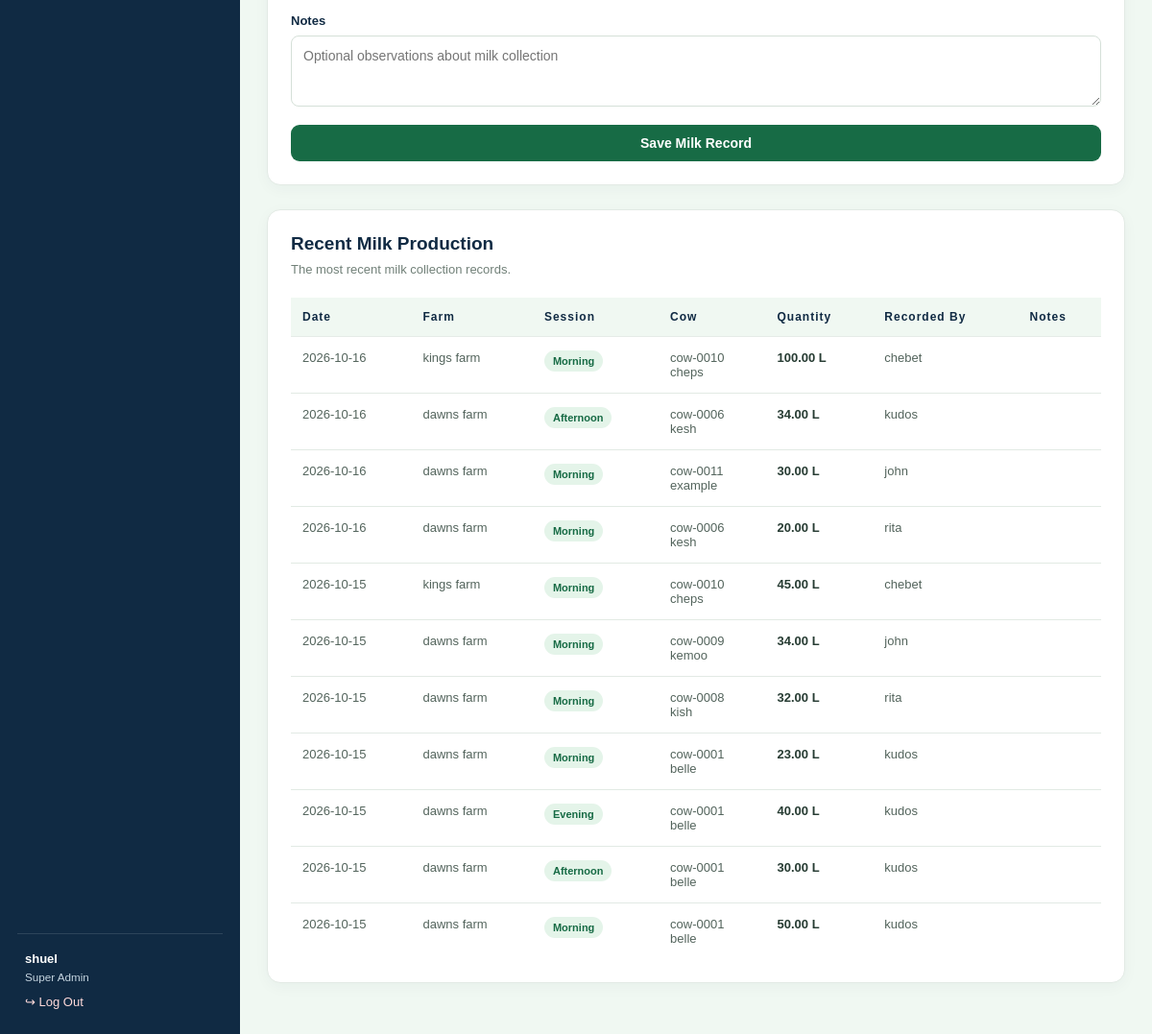
The page /milk.php (signed in, lower part) on the database as committed earlier.
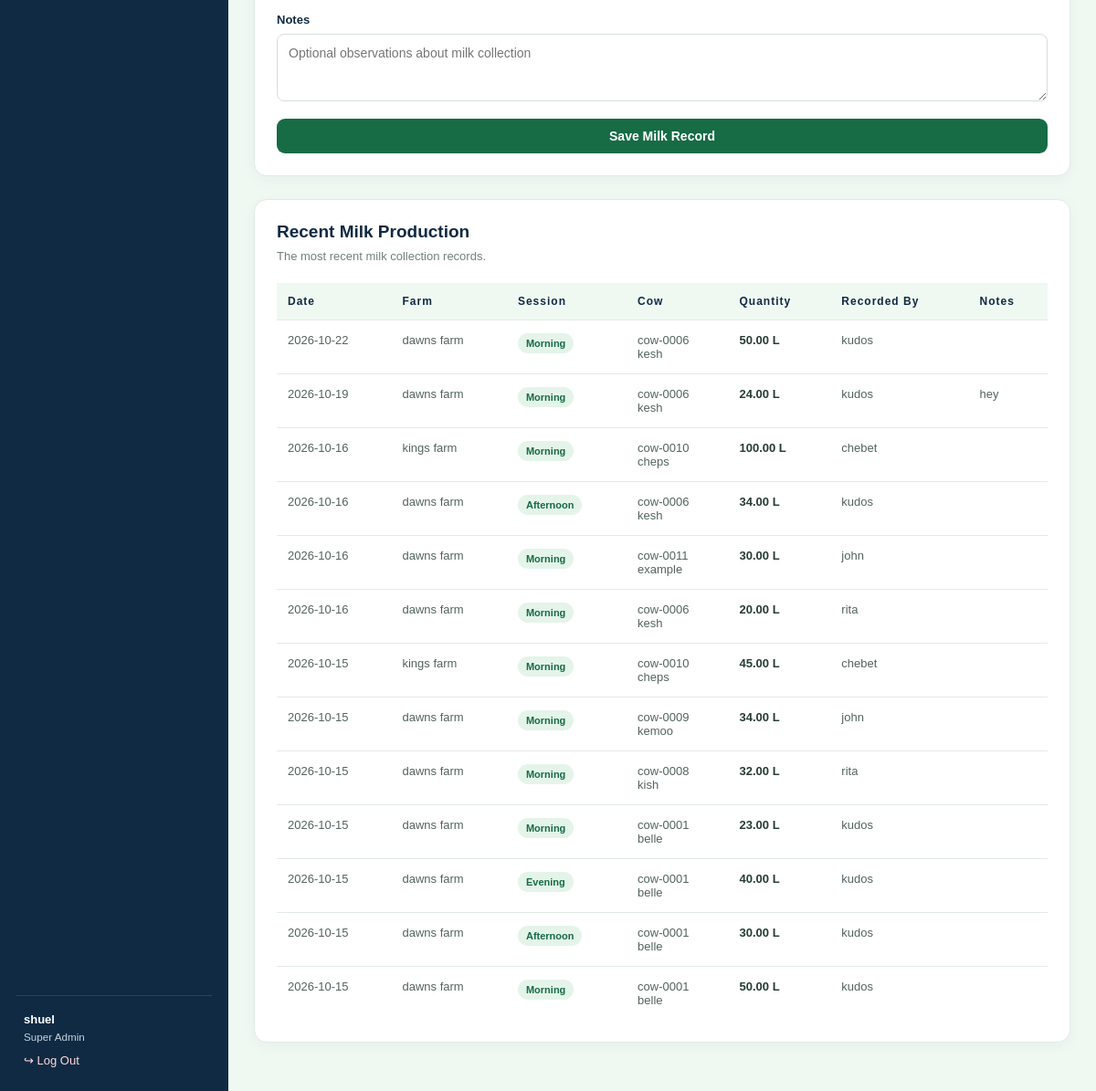
The same page on the database as committed later.
### tables this page shows
CREATE TABLE `milk_production` (
  `production_id` int(11) NOT NULL,
  `farm_id` int(11) NOT NULL,
  `cow_id` int(11) DEFAULT NULL,
  `recorded_by` int(11) DEFAULT NULL,
  `production_date` date NOT NULL,
  `milking_session` enum('morning','afternoon','evening') NOT NULL,
  `quantity_litres` decimal(10,2) NOT NULL,
  `notes` text DEFAULT NULL,
  `created_at` timestamp NOT NULL DEFAULT current_timestamp()
);

CREATE TABLE `farms` (
  `farm_id` int(11) NOT NULL,
  `farm_name` varchar(150) NOT NULL,
  `location` varchar(255) DEFAULT NULL,
  `contact_phone` varchar(30) DEFAULT NULL,
  `created_at` timestamp NOT NULL DEFAULT current_timestamp(),
  `status` enum('active','inactive') DEFAULT 'active'
);

CREATE TABLE `cows` (
  `cow_id` int(11) NOT NULL,
  `farm_id` int(11) NOT NULL,
  `tag_number` varchar(50) NOT NULL,
  `cow_name` varchar(100) DEFAULT NULL,
  `date_of_birth` date NOT NULL,
  `breed` varchar(100) DEFAULT NULL,
  `gender` enum('female','male') NOT NULL,
  `origin` enum('born_on_farm','acquired') NOT NULL DEFAULT 'acquired',
  `mother_id` int(11) DEFAULT NULL,
  `father_id` int(11) DEFAULT NULL,
  `status` enum('active','sick','pregnant','dry','sold','deceased') DEFAULT 'active',
  `notes` text DEFAULT NULL,
  `created_at` timestamp NOT NULL DEFAULT current_timestamp(),
  `manager_id` int(11) DEFAULT NULL
);

CREATE TABLE `users` (
  `user_id` int(11) NOT NULL,
  `role_id` int(11) NOT NULL,
  `farm_id` int(11) DEFAULT NULL,
  `full_name` varchar(150) NOT NULL,
  `email` varchar(150) NOT NULL,
  `password_hash` varchar(255) NOT NULL,
  `phone` varchar(30) DEFAULT NULL,
  `status` enum('active','inactive') DEFAULT 'active',
  `created_at` timestamp NOT NULL DEFAULT current_timestamp()
);

### includes/auth.php (called while the page is built, shortened)
<?php
function e(?string $value): string
{
    return htmlspecialchars($value ?? '', ENT_QUOTES, 'UTF-8');
}

### milk.php (the view, shortened to what the changed rows need)
<?php
require_once __DIR__ . '/includes/auth.php';
$role = $_SESSION['role_name'];
$isSuperAdmin = $role === 'super_admin';
$errors = [];
$records = [];
try {
    if ($isSuperAdmin) {
        $recordsStmt = $pdo->query(
            "SELECT mp.production_id,
                    mp.production_date,
                    mp.milking_session,
                    mp.quantity_litres,
                    mp.notes,
                    f.farm_name,
                    c.tag_number,
                    c.cow_name,
                    u.full_name AS recorder
             FROM milk_production mp
             INNER JOIN farms f ON f.farm_id = mp.farm_id
             LEFT JOIN cows c ON c.cow_id = mp.cow_id
             LEFT JOIN users u ON u.user_id = mp.recorded_by
             ORDER BY mp.production_date DESC,
                      mp.production_id DESC
             LIMIT 100"
        );
    }
    $records = $recordsStmt->fetchAll(PDO::FETCH_ASSOC);
} catch (PDOException $e) {
    error_log('Milk production error: ' . $e->getMessage());
    $errors[] = 'A database error occurred. Please check your database connection.';
} catch (RuntimeException $e) {
    $errors[] = $e->getMessage();
}
?>
<!DOCTYPE html>
<html lang="en">
<head>
    <link rel="stylesheet" href="assets/style.css">
</head>
<body>
    <div class="milk-layout">
        <main class="milk-main">
            <section class="milk-card">
                <h2>Recent Milk Production</h2>
                <?php if (empty($records)): ?>
                    <div class="empty-state">
                        No milk production records have been recorded yet.
                    </div>
                <?php else: ?>
                    <div class="milk-table-wrap">
                        <table class="milk-table">
                            <thead>
                                <tr>
                                    <th>Date</th>
                                    <?php if ($isSuperAdmin): ?>
                                        <th>Farm</th>
                                    <?php endif; ?>
                                    <th>Session</th>
                                    <th>Cow</th>
                                    <th>Quantity</th>
                                    <th>Recorded By</th>
                                    <th>Notes</th>
                                </tr>
                            </thead>
                            <tbody>
                                <?php foreach ($records as $record): ?>
                                    <tr>
                                        <td>
                                            <?= e($record['production_date']) ?>
                                        </td>
                                        <?php if ($isSuperAdmin): ?>
                                            <td><?= e($record['farm_name']) ?></td>
                                        <?php endif; ?>
                                        <td>
                                            <span class="session-badge">
                                                <?= e(ucfirst($record['milking_session'])) ?>
                                            </span>
                                        </td>
                                        <td>
                                            <?php if (!empty($record['tag_number'])): ?>
                                                <?= e($record['tag_number']) ?>
                                                <?php if (!empty($record['cow_name'])): ?>
                                                    <br>
                                                    <?= e($record['cow_name']) ?>
                                                <?php endif; ?>
                                            <?php else: ?>
                                                Bulk / unassigned
                                            <?php endif; ?>
                                        </td>
                                        <td>
                                            <strong>
                                                <?= number_format(
                                                    (float) $record['quantity_litres'],
                                                    2
                                                ) ?> L
                                            </strong>
                                        </td>
                                        <td>
                                            <?= e($record['recorder'] ?? 'Unknown') ?>
                                        </td>
                                        <td>
                                            <?= e($record['notes'] ?? '') ?>
                                        </td>
                                    </tr>
                                <?php endforeach; ?>
                            </tbody>
                        </table>
                    </div>
                <?php endif; ?>
            </section>
        </main>
    </div>
</body>
</html>

Rows that differ between the two databases and show on the page:
added milk_production: production_date "2026-10-22", farm.farm_name "dawns farm", milking_session "Morning", cow.tag_number "cow-0006", cow.cow_name "kesh", quantity_litres "50.00", recorded_by.full_name "kudos"
added milk_production: production_date "2026-10-19", farm.farm_name "dawns farm", milking_session "Morning", cow.tag_number "cow-0006", cow.cow_name "kesh", quantity_litres "24.00", recorded_by.full_name "kudos", notes "hey"
